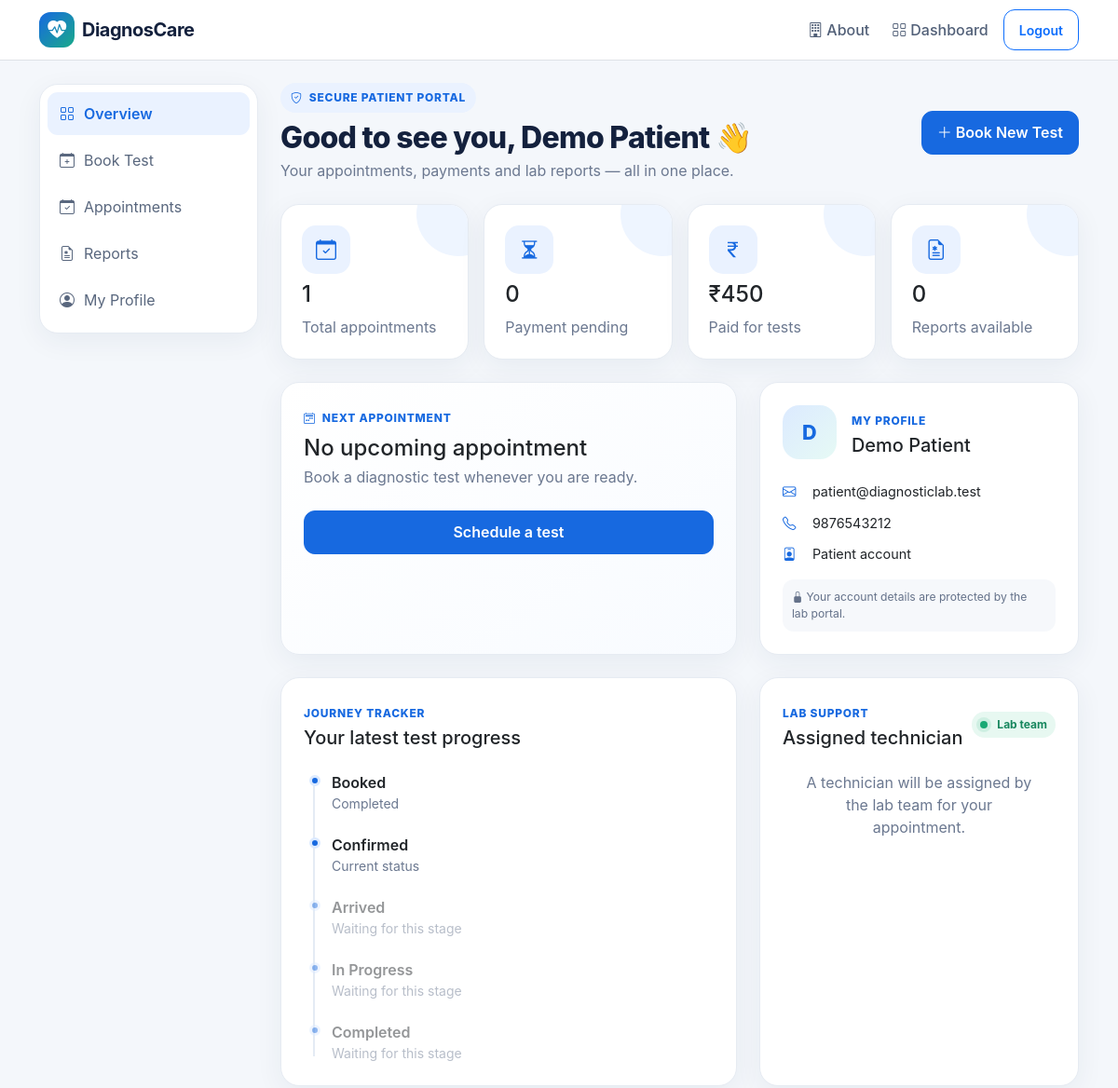
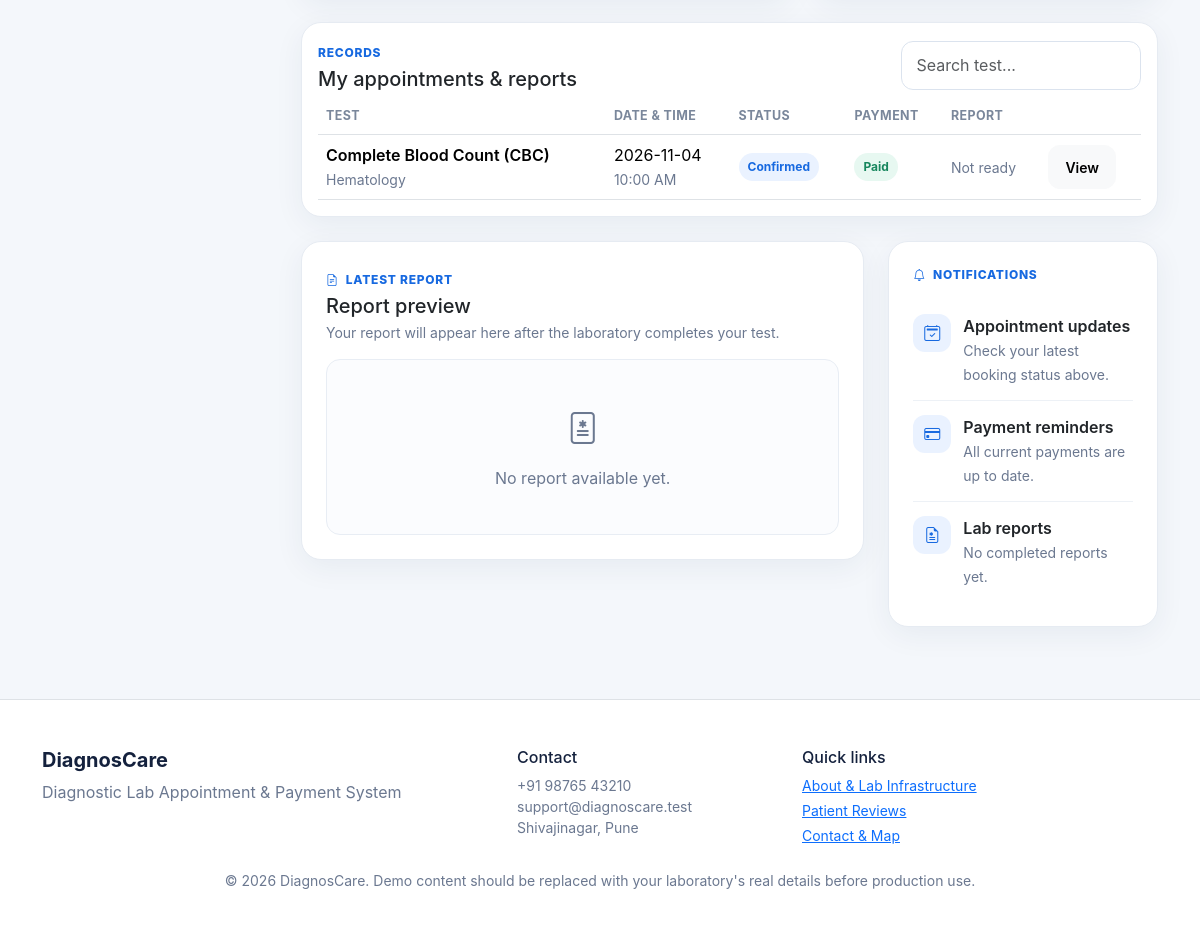
Page /patient/dashboard.php (signed in) on the committed database (2 pictures, top to bottom).
### tables this page shows
CREATE TABLE appointments (
    id INT AUTO_INCREMENT PRIMARY KEY,
    patient_id INT NOT NULL,
    test_id INT NOT NULL,
    technician_id INT NULL,
    appointment_date DATE NOT NULL,
    appointment_time TIME NOT NULL,
    status ENUM('Booked','Confirmed','Arrived','In Progress','Completed','Cancelled') DEFAULT 'Booked',
    notes VARCHAR(255),
    created_at TIMESTAMP DEFAULT CURRENT_TIMESTAMP,
    FOREIGN KEY (patient_id) REFERENCES users(id) ON DELETE CASCADE,
    FOREIGN KEY (test_id) REFERENCES diagnostic_tests(id) ON DELETE RESTRICT,
    FOREIGN KEY (technician_id) REFERENCES users(id) ON DELETE SET NULL,
    UNIQUE KEY unique_patient_slot (patient_id, appointment_date, appointment_time)
);

CREATE TABLE diagnostic_tests (
    id INT AUTO_INCREMENT PRIMARY KEY,
    name VARCHAR(120) NOT NULL,
    category VARCHAR(80) NOT NULL,
    description TEXT,
    price DECIMAL(10,2) NOT NULL DEFAULT 0,
    duration_minutes INT NOT NULL DEFAULT 30,
    created_at TIMESTAMP DEFAULT CURRENT_TIMESTAMP
);

CREATE TABLE payments (
    id INT AUTO_INCREMENT PRIMARY KEY,
    appointment_id INT NOT NULL UNIQUE,
    amount DECIMAL(10,2) NOT NULL,
    method ENUM('UPI','Card','Cash') NOT NULL,
    transaction_id VARCHAR(80) NOT NULL UNIQUE,
    status ENUM('Pending','Paid','Failed','Refunded') DEFAULT 'Pending',
    paid_at TIMESTAMP NULL,
    created_at TIMESTAMP DEFAULT CURRENT_TIMESTAMP,
    FOREIGN KEY (appointment_id) REFERENCES appointments(id) ON DELETE CASCADE
);

### config/app.php (called while the page is built, shortened)
<?php
function e($value) { return htmlspecialchars((string)$value, ENT_QUOTES, 'UTF-8'); }
function user() { return $_SESSION['user'] ?? null; }

### patient/dashboard.php (the view, shortened to what this page needs)
<?php
require '../config/app.php'; require_role('patient');
$title='Patient Dashboard'; $basePath='../'; $uid=user()['id'];
$st=$pdo->prepare("SELECT a.*,t.name test_name,t.category,t.price,t.duration_minutes,p.status payment_status,p.method,p.transaction_id,p.paid_at,r.result_status,r.result_text,r.updated_at result_updated, rep.id report_id,rep.report_title,rep.report_content,rep.created_at report_created, tech.name technician_name,tech.email technician_email,tech.phone technician_phone FROM appointments a JOIN diagnostic_tests t ON t.id=a.test_id LEFT JOIN payments p ON p.appointment_id=a.id LEFT JOIN test_results r ON r.appointment_id=a.id LEFT JOIN reports rep ON rep.appointment_id=a.id LEFT JOIN users tech ON tech.id=a.technician_id WHERE a.patient_id=? ORDER BY a.appointment_date DESC,a.appointment_time DESC");
$st->execute([$uid]); $appointments=$st->fetchAll();
$upcoming=array_values(array_filter($appointments,function($a){return $a['status']!=='Cancelled' && strtotime($a['appointment_date'].' '.$a['appointment_time'])>=time();}));
$next=$upcoming[0]??null;
$paidTotal=0; $pendingCount=0; $completedCount=0; $reportCount=0;
foreach($appointments as $a){ if(($a['payment_status']??'')==='Paid') $paidTotal+=(float)$a['price']; }
require '../partials/header.php'; ?>
<div class="dashboard-layout">
<aside class="side-nav card p-2">
<a class="active" href="dashboard.php"><i class="bi bi-grid"></i> Overview</a>
<a href="book_appointment.php"><i class="bi bi-calendar-plus"></i> Book Test</a>
<a href="#appointments"><i class="bi bi-calendar-check"></i> Appointments</a>
<a href="#reports"><i class="bi bi-file-earmark-medical"></i> Reports</a>
<a href="#profile"><i class="bi bi-person-circle"></i> My Profile</a>
</aside>
<section>
<div class="d-flex flex-wrap justify-content-between align-items-center gap-3 mb-4">
<div><span class="dashboard-eyebrow"><i class="bi bi-shield-check"></i> Secure patient portal</span><h2 class="dashboard-title mb-1 mt-2">Good to see you, <?=e(user()['name'])?> 👋</h2><p class="text-muted mb-0">Your appointments, payments and lab reports — all in one place.</p></div>
<a class="btn btn-primary" href="book_appointment.php"><i class="bi bi-plus-lg"></i> Book New Test</a>
</div>
<div class="row g-3 mb-4">
<div class="col-sm-6 col-xl-3"><div class="card stat-card metric-card hover-lift"><div class="stat-icon mb-2"><i class="bi bi-calendar-check"></i></div><h4><?=count($appointments)?></h4><span class="text-muted">Total appointments</span></div></div>
<div class="col-sm-6 col-xl-3"><div class="card stat-card metric-card hover-lift"><div class="stat-icon mb-2"><i class="bi bi-hourglass-split"></i></div><h4><?=$pendingCount?></h4><span class="text-muted">Payment pending</span></div></div>
<div class="col-sm-6 col-xl-3"><div class="card stat-card metric-card hover-lift"><div class="stat-icon mb-2"><i class="bi bi-currency-rupee"></i></div><h4>₹<?=number_format($paidTotal,0)?></h4><span class="text-muted">Paid for tests</span></div></div>
<div class="col-sm-6 col-xl-3"><div class="card stat-card metric-card hover-lift"><div class="stat-icon mb-2"><i class="bi bi-file-earmark-medical"></i></div><h4><?=$reportCount?></h4><span class="text-muted">Reports available</span></div></div>
</div>
<div class="row g-4 mb-4">
<div class="col-lg-7">
<div class="card p-4 h-100 upcoming-card">
<div class="d-flex justify-content-between align-items-start gap-3"><div><span class="section-kicker"><i class="bi bi-calendar2-week"></i> Next appointment</span><h4 class="mt-2 mb-1"><?= $next ? e($next['test_name']) : 'No upcoming appointment' ?></h4><p class="text-muted mb-0"><?= $next ? e($next['category']) : 'Book a diagnostic test whenever you are ready.' ?></p></div><?php if($next): ?><span class="status-pill status-<?=strtolower(str_replace(' ','-',e($next['status'])))?>"><?=e($next['status'])?></span><?php endif; ?></div>
<?php if($next): ?>
<div class="appointment-hero mt-4">
  <div><div class="appointment-date"><strong><?php echo date('d', strtotime($next['appointment_date'])); ?></strong><span><?php echo date('M', strtotime($next['appointment_date'])); ?></span></div></div>
  <div class="flex-grow-1"><div class="fw-bold"><?php echo date('l, d F Y', strtotime($next['appointment_date'])); ?></div><div class="text-muted mt-1"><i class="bi bi-clock me-1"></i><?php echo date('h:i A', strtotime($next['appointment_time'])); ?> · <?php echo e($next['duration_minutes']); ?> min</div><div class="mt-2"><span class="payment-chip <?php echo (($next['payment_status'] ?? 'Pending') === 'Paid') ? 'paid' : 'pending'; ?>"><i class="bi bi-credit-card me-1"></i><?php echo e($next['payment_status'] ?? 'Pending'); ?></span></div></div>
  <a class="btn btn-light" href="appointment.php?id=<?php echo (int)$next['id']; ?>">View details</a>
</div>
<?php else: ?><a class="btn btn-primary mt-4" href="book_appointment.php">Schedule a test</a><?php endif; ?>
</div></div>
<div class="col-lg-5">
<div class="card p-4 h-100" id="profile"><div class="d-flex align-items-center gap-3"><div class="profile-avatar"><?=strtoupper(substr(user()['name'],0,1))?></div><div><span class="section-kicker">My profile</span><h5 class="mb-0 mt-1"><?=e(user()['name'])?></h5></div></div><div class="profile-list mt-4"><div><i class="bi bi-envelope"></i><span><?=e(user()['email'])?></span></div><div><i class="bi bi-telephone"></i><span><?=e(user()['phone']??'Phone not added')?></span></div><div><i class="bi bi-person-badge"></i><span>Patient account</span></div></div><div class="profile-note mt-3"><i class="bi bi-lock-fill"></i> Your account details are protected by the lab portal.</div></div>
</div></div>
<div class="row g-4 mb-4">
<div class="col-lg-7"><div class="card p-4 h-100"><div class="d-flex justify-content-between align-items-center mb-4"><div><span class="section-kicker">Journey tracker</span><h5 class="mb-0 mt-1">Your latest test progress</h5></div></div>
<?php $journey=$next??($appointments[0]??null); if($journey): $steps=['Booked','Confirmed','Arrived','In Progress','Completed']; $current=array_search($journey['status'],$steps); if($current===false)$current=0; ?><div class="timeline patient-timeline"><?php foreach($steps as $i=>$step): ?><div class="timeline-item <?=($i<=$current)?'done':''?>"><div class="fw-semibold"><?=e($step)?></div><div class="small text-muted"><?php if($i<$current): ?>Completed<?php elseif($i===$current): ?>Current status<?php else: ?>Waiting for this stage<?php endif; ?></div></div><?php endforeach; ?></div><?php else: ?><div class="empty-state">Your test journey will appear here after you book an appointment.</div><?php endif; ?></div></div>
<div class="col-lg-5"><div class="card p-4 h-100"><div class="d-flex justify-content-between align-items-center"><div><span class="section-kicker">Lab support</span><h5 class="mb-0 mt-1">Assigned technician</h5></div><span class="online-badge"><span class="online-dot"></span>Lab team</span></div><?php $tech=$journey??null; if($tech && !empty($tech['technician_name'])): ?><div class="tech-mini mt-4"><div class="avatar"><?=strtoupper(substr($tech['technician_name'],0,1))?></div><div class="flex-grow-1"><div class="fw-bold"><?=e($tech['technician_name'])?></div><div class="small text-muted">Diagnostic Testing</div></div></div><div class="profile-list mt-3"><div><i class="bi bi-telephone"></i><span><?=e($tech['technician_phone']??'Contact via lab')?></span></div><div><i class="bi bi-envelope"></i><span><?=e($tech['technician_email']??'Available through lab')?></span></div></div><?php else: ?><div class="empty-state py-4">A technician will be assigned by the lab team for your appointment.</div><?php endif; ?></div></div>
</div>
<div id="reports" class="card table-card p-3 mb-4"><div class="d-flex flex-wrap justify-content-between align-items-center gap-2 mb-2"><div><span class="section-kicker">Records</span><h5 class="mb-0 mt-1">My appointments & reports</h5></div><input id="appointmentSearch" class="form-control" style="max-width:240px" placeholder="Search test..."></div><div class="table-responsive"><table class="table align-middle" id="appointments"><thead><tr><th>Test</th><th>Date & time</th><th>Status</th><th>Payment</th><th>Report</th><th></th></tr></thead><tbody>
<?php foreach($appointments as $a): ?><tr><td><div class="fw-semibold"><?=e($a['test_name'])?></div><small class="text-muted"><?=e($a['category'])?></small></td><td><?=e($a['appointment_date'])?><br><small class="text-muted"><?=date('h:i A',strtotime($a['appointment_time']))?></small></td><td><span class="status-pill status-<?=strtolower(str_replace(' ','-',e($a['status'])))?>"><?=e($a['status'])?></span></td><td><span class="payment-chip <?=($a['payment_status']??'Pending')==='Paid'?'paid':'pending'?>"><?=e($a['payment_status']??'Pending')?></span><?php if(($a['payment_status']??'Pending')!=='Paid' && $a['status']!=='Cancelled'): ?><a class="d-block small mt-1" href="payment.php?id=<?=$a['id']?>">Pay now</a><?php endif; ?></td><td><?php if(!empty($a['report_id'])): ?><span class="report-ready"><i class="bi bi-check-circle-fill"></i> Ready</span><?php else: ?><span class="text-muted small">Not ready</span><?php endif; ?></td><td><a class="btn btn-sm btn-light" href="appointment.php?id=<?=$a['id']?>">View</a></td></tr><?php endforeach; ?>
</tbody></table></div></div>
<?php $latestReport=null; foreach($appointments as $a){if(!empty($a['report_id'])){$latestReport=$a;break;}} ?>
<div class="row g-4"><div class="col-lg-8"><div class="card p-4 report-preview"><div class="d-flex justify-content-between gap-3"><div><span class="section-kicker"><i class="bi bi-file-earmark-text"></i> Latest report</span><h5 class="mt-1 mb-1"><?= $latestReport ? e($latestReport['report_title']) : 'Report preview' ?></h5><p class="text-muted small mb-0"><?= $latestReport ? 'Generated '.date('d M Y, h:i A',strtotime($latestReport['report_created'])) : 'Your report will appear here after the laboratory completes your test.' ?></p></div><?php if($latestReport): ?><span class="report-ready align-self-start"><i class="bi bi-patch-check-fill"></i> Verified</span><?php endif; ?></div><div class="report-paper mt-3"><?= $latestReport ? nl2br(e(mb_strimwidth($latestReport['report_content'],0,700,'...'))) : '<div class="text-muted text-center py-4"><i class="bi bi-file-medical fs-2 d-block mb-2"></i>No report available yet.</div>' ?></div><?php if($latestReport): ?><a class="btn btn-outline-primary mt-3" href="appointment.php?id=<?=$latestReport['id']?>">Open full report</a><?php endif; ?></div></div>
<div class="col-lg-4"><div class="card p-4 notification-card"><span class="section-kicker"><i class="bi bi-bell"></i> Notifications</span><div class="notification-item mt-3"><span class="notification-icon"><i class="bi bi-calendar2-check"></i></span><div><div class="fw-semibold">Appointment updates</div><small class="text-muted">Check your latest booking status above.</small></div></div><div class="notification-item"><span class="notification-icon"><i class="bi bi-credit-card"></i></span><div><div class="fw-semibold">Payment reminders</div><small class="text-muted"><?= $pendingCount ? 'You have '.$pendingCount.' payment(s) waiting.' : 'All current payments are up to date.' ?></small></div></div><div class="notification-item"><span class="notification-icon"><i class="bi bi-file-earmark-medical"></i></span><div><div class="fw-semibold">Lab reports</div><small class="text-muted"><?= $reportCount ? $reportCount.' report(s) ready to view.' : 'No completed reports yet.' ?></small></div></div></div></div></div>
</section></div>
<?php require '../partials/footer.php'; ?>

### rows in the picture
appointments: test.name "Complete Blood Count (CBC)", test.category "Hematology", appointment_date "2026-11-04", appointment_time "10:00 AM", status "Confirmed", payments.status "Paid"

### other values in the picture
user()['name'] "Demo Patient"
count($appointments) "1"
$pendingCount "0"
$paidTotal "450"
$reportCount "0"
substr(user()['name'],0,1) "D"
user()['email'] "patient@diagnosticlab.test"
user()['phone'] "9876543212"
$step "Booked"
$step "Confirmed"
$step "Arrived"
$step "In Progress"
$step "Completed"
